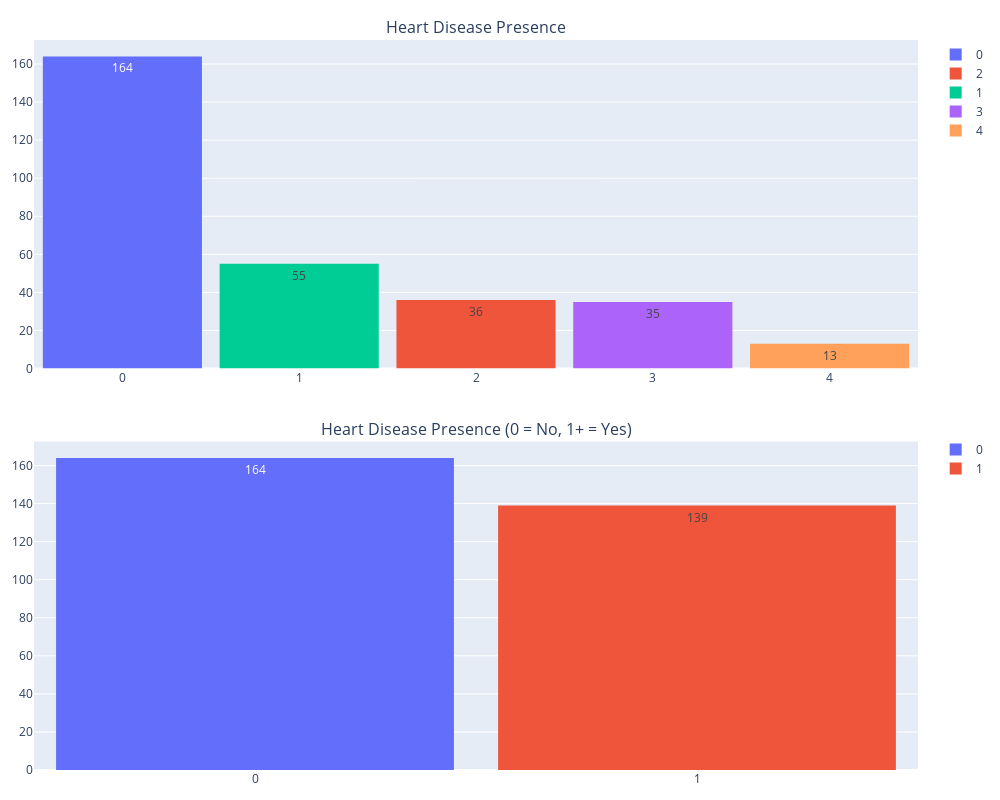

The notebook cell saved with this chart:
### Markdown cell above
### <span style='color:#b3b3b3'>**Target variable (Disease Status)**</span>

### Code cell
fig = make_subplots(rows=2, cols=1, 
                    subplot_titles=("Heart Disease Presence", 
                                   "Heart Disease Presence (0 = No, 1+ = Yes)"),
                    vertical_spacing=0.1)

# Distribution of target variable
fig1 = px.histogram(df, x='target', color='target', nbins=5, 
                   text_auto=True)

# Simplify target: 0 = no disease, 1 = disease (1–4 levels)
fig2 = px.histogram(df, x="target_binary", color="target_binary", 
                   text_auto=True)

for trace in fig1.data:
    trace.legendgroup = "group1"
    fig.add_trace(trace, row=1, col=1)
    
for trace in fig2.data:
    trace.legendgroup = "group2"
    fig.add_trace(trace, row=2, col=1)

fig.update_layout(height=800, width=1000, bargap=0.1, 
                  margin=dict(l=20, r=20, t=40, b=30),
                  legend=dict(tracegroupgap=300))
fig.update_xaxes(tickmode='array', tickvals=[0,1,2,3,4], row=1, col=1)
fig.update_xaxes(tickmode='array', tickvals=[0,1], row=2, col=1)
fig.show()

### Figure 1 — Plotly figure (JSON) as saved in the notebook; plotly's stock layout.template omitted (floating-point values rounded to 4 significant figures; data arrays with more than 128 entries replaced by an {"elided": "..."} marker saying what was removed)
{"data": [{"bingroup": "x", "hovertemplate": "target=%{x}<br>count=%{y}<extra></extra>", "legendgroup": "group1", "marker": {"color": "#636efa", "pattern": {"shape": ""}}, "name": "0", "nbinsx": 5, "orientation": "v", "showlegend": true, "texttemplate": "%{value}", "type": "histogram", "x": {"elided": "164 int values"}, "xaxis": "x", "yaxis": "y"}, {"bingroup": "x", "hovertemplate": "target=%{x}<br>count=%{y}<extra></extra>", "legendgroup": "group1", "marker": {"color": "#EF553B", "pattern": {"shape": ""}}, "name": "2", "nbinsx": 5, "orientation": "v", "showlegend": true, "texttemplate": "%{value}", "type": "histogram", "x": [2, 2, 2, 2, 2, 2, 2, 2, 2, 2, 2, 2, 2, 2, 2, 2, 2, 2, 2, 2, 2, 2, 2, 2, 2, 2, 2, 2, 2, 2, 2, 2, 2, 2, 2, 2], "xaxis": "x", "yaxis": "y"}, {"bingroup": "x", "hovertemplate": "target=%{x}<br>count=%{y}<extra></extra>", "legendgroup": "group1", "marker": {"color": "#00cc96", "pattern": {"shape": ""}}, "name": "1", "nbinsx": 5, "orientation": "v", "showlegend": true, "texttemplate": "%{value}", "type": "histogram", "x": [1, 1, 1, 1, 1, 1, 1, 1, 1, 1, 1, 1, 1, 1, 1, 1, 1, 1, 1, 1, 1, 1, 1, 1, 1, 1, 1, 1, 1, 1, 1, 1, 1, 1, 1, 1, 1, 1, 1, 1, 1, 1, 1, 1, 1, 1, 1, 1, 1, 1, 1, 1, 1, 1, 1], "xaxis": "x", "yaxis": "y"}, {"bingroup": "x", "hovertemplate": "target=%{x}<br>count=%{y}<extra></extra>", "legendgroup": "group1", "marker": {"color": "#ab63fa", "pattern": {"shape": ""}}, "name": "3", "nbinsx": 5, "orientation": "v", "showlegend": true, "texttemplate": "%{value}", "type": "histogram", "x": [3, 3, 3, 3, 3, 3, 3, 3, 3, 3, 3, 3, 3, 3, 3, 3, 3, 3, 3, 3, 3, 3, 3, 3, 3, 3, 3, 3, 3, 3, 3, 3, 3, 3, 3], "xaxis": "x", "yaxis": "y"}, {"bingroup": "x", "hovertemplate": "target=%{x}<br>count=%{y}<extra></extra>", "legendgroup": "group1", "marker": {"color": "#FFA15A", "pattern": {"shape": ""}}, "name": "4", "nbinsx": 5, "orientation": "v", "showlegend": true, "texttemplate": "%{value}", "type": "histogram", "x": [4, 4, 4, 4, 4, 4, 4, 4, 4, 4, 4, 4, 4], "xaxis": "x", "yaxis": "y"}, {"bingroup": "x", "hovertemplate": "target_binary=%{x}<br>count=%{y}<extra></extra>", "legendgroup": "group2", "marker": {"color": "#636efa", "pattern": {"shape": ""}}, "name": "0", "orientation": "v", "showlegend": true, "texttemplate": "%{value}", "type": "histogram", "x": {"elided": "164 int values"}, "xaxis": "x2", "yaxis": "y2"}, {"bingroup": "x", "hovertemplate": "target_binary=%{x}<br>count=%{y}<extra></extra>", "legendgroup": "group2", "marker": {"color": "#EF553B", "pattern": {"shape": ""}}, "name": "1", "orientation": "v", "showlegend": true, "texttemplate": "%{value}", "type": "histogram", "x": {"elided": "139 int values"}, "xaxis": "x2", "yaxis": "y2"}], "layout": {"annotations": [{"font": {"size": 16}, "showarrow": false, "text": "Heart Disease Presence", "x": 0.5, "xanchor": "center", "xref": "paper", "y": 1, "yanchor": "bottom", "yref": "paper"}, {"font": {"size": 16}, "showarrow": false, "text": "Heart Disease Presence (0 = No, 1+ = Yes)", "x": 0.5, "xanchor": "center", "xref": "paper", "y": 0.45, "yanchor": "bottom", "yref": "paper"}], "bargap": 0.1, "height": 800, "legend": {"tracegroupgap": 300}, "margin": {"b": 30, "l": 20, "r": 20, "t": 40}, "width": 1000, "xaxis": {"anchor": "y", "domain": [0, 1], "tickmode": "array", "tickvals": [0, 1, 2, 3, 4]}, "xaxis2": {"anchor": "y2", "domain": [0, 1], "tickmode": "array", "tickvals": [0, 1]}, "yaxis": {"anchor": "x", "domain": [0.55, 1]}, "yaxis2": {"anchor": "x2", "domain": [0, 0.45]}}}
